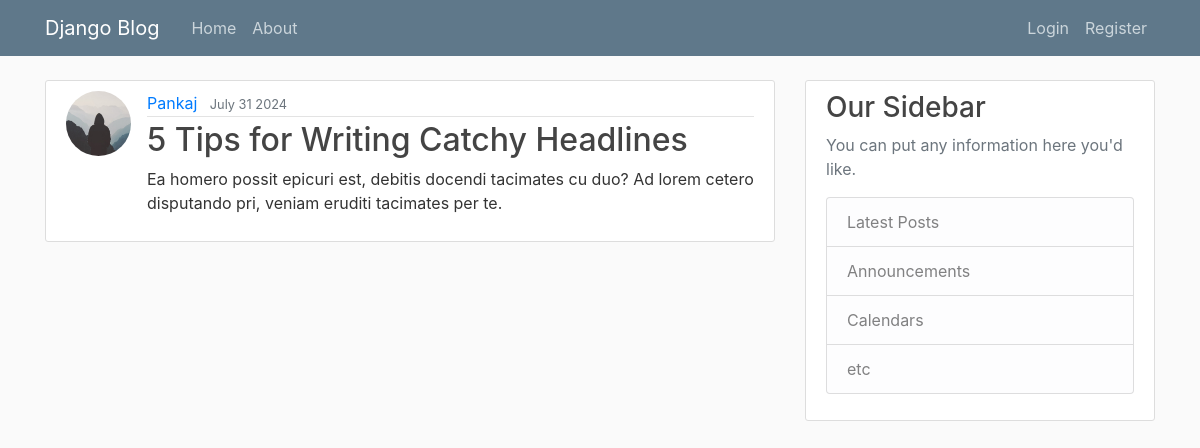
Page /post/23/ on the committed database.
### blog/models.py (models this page shows, shortened)
class Post(models.Model):
    title = models.CharField(max_length=100)
    content = models.TextField()
    date_posted = models.DateTimeField(default=timezone.now)
    author = models.ForeignKey(User,on_delete=models.CASCADE)

### users/models.py (models this page shows, shortened)
class Profile(models.Model):
    user = models.OneToOneField(User, on_delete=models.CASCADE)
    image = models.ImageField(default='default.jpg', upload_to='profile_pics')

### blog/views.py (the view)
# urls.py: path('post/<int:pk>/', views.detail_page, name="blog-detail"),
def detail_page(request, pk):
    context = {
        'post': Post.objects.get(pk = pk)
    }
    return render(request, 'blog/post_detail.html', context)

### blog/templates/blog/post_detail.html (shortened to what this page needs)
{% extends "blog/base.html" %}
{% block content %}
    <article class="media content-section">
        <img class="rounded-circle article-img" src="{{ post.author.profile.image.url }}">
        <div class="media-body">
        <div class="article-metadata">
            <a class="mr-2" href="#">{{ post.author }}</a>
            <small class="text-muted">{{ post.date_posted|date:"F d Y" }}</small>
        </div>
        <h2 class="article-title">{{ post.title }}</h2>
        <p class="article-content">{{ post.content }}</p>
        </div>
    </article>
{% endblock content %}

### blog/static/blog/main.css (style rules this page uses)
body { background: #fafafa; color: #333333; margin-top: 5rem; }
h1, h2, h3, h4, h5, h6 { color: #444444; }
.content-section { background: #ffffff; padding: 10px 20px; border: 1px solid #dddddd; border-radius: 3px; margin-bottom: 20px; }
.article-title { color: #444444; }
.article-content { white-space: pre-line; }
.article-img { height: 65px; width: 65px; margin-right: 16px; }
.article-metadata { padding-bottom: 1px; margin-bottom: 4px; border-bottom: 1px solid #e3e3e3 }

### rows in the picture
Post: author.profile.image (placeholder picture), author "Pankaj", date_posted "July 31 2024", title "5 Tips for Writing Catchy Headlines", content "Ea homero possit epicuri est, debitis docendi tacimates cu duo? Ad lorem cetero disputando pri, veniam eruditi tacimates per te."
